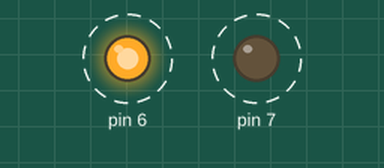
Simulated run of this sketch. Board: Arduino Uno, built with avr-gcc and run on an emulated ATmega328P. Shown: output pins drawn as LEDs (lit = HIGH). Dashed ring = blinking.

Above: at 0.5 s.
Timing chart, 0 to 4.6 s (numbered marks = the images above):
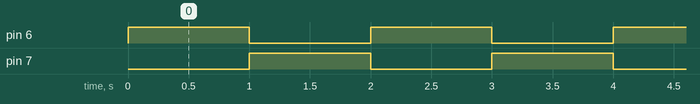

Measured:
- by itself, pin 6, pin 7: alternates HIGH for 1.0 s and LOW for 1.0 s

The sketch:

RELE_PRUEBA_2_CANALES.ino
```cpp
void setup() {
  // put your setup code here, to run once:
pinMode(7,OUTPUT);
pinMode(6,OUTPUT);
}

void loop() {
 digitalWrite(7,LOW);
 digitalWrite(6,HIGH);
 delay(1000);
 digitalWrite(7,HIGH);
 digitalWrite(6,LOW);
 delay(1000);

}
```
